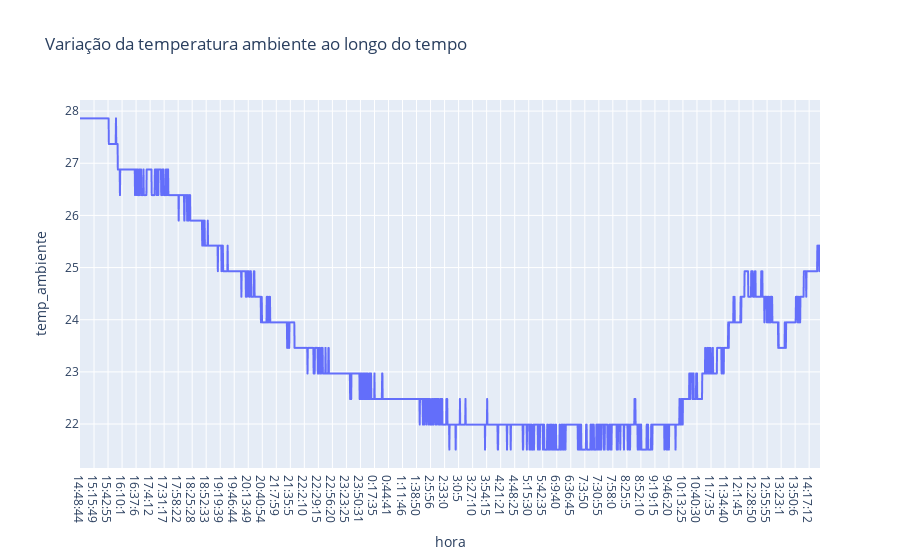

The code cell stored with this chart in its notebook:
### Markdown cell above
</br>

### Análise da Temperatura do Ambiente - Sensor LM35DZ

### Code cell
# Gráfico de variação da temperatura ambiente ao longo das 24 horas
fig = px.line(dados, x='hora', y='temp_ambiente', title='Variação da temperatura ambiente ao longo do tempo')
fig.show()

### Figure 1 — Plotly figure (JSON) as saved in the notebook; plotly's stock layout.template omitted (floating-point values rounded to 4 significant figures; data arrays with more than 128 entries replaced by an {"elided": "..."} marker saying what was removed)
{"data": [{"hovertemplate": "hora=%{x}<br>temp_ambiente=%{y}<extra></extra>", "legendgroup": "", "line": {"color": "#636efa", "dash": "solid"}, "marker": {"symbol": "circle"}, "mode": "lines", "name": "", "showlegend": false, "type": "scattergl", "x": {"elided": "2798 str values"}, "xaxis": "x", "y": {"elided": "2798 float values"}, "yaxis": "y"}], "layout": {"legend": {"tracegroupgap": 0}, "title": {"text": "Variação da temperatura ambiente ao longo do tempo"}, "xaxis": {"anchor": "y", "domain": [0, 1], "title": {"text": "hora"}}, "yaxis": {"anchor": "x", "domain": [0, 1], "title": {"text": "temp_ambiente"}}}}
